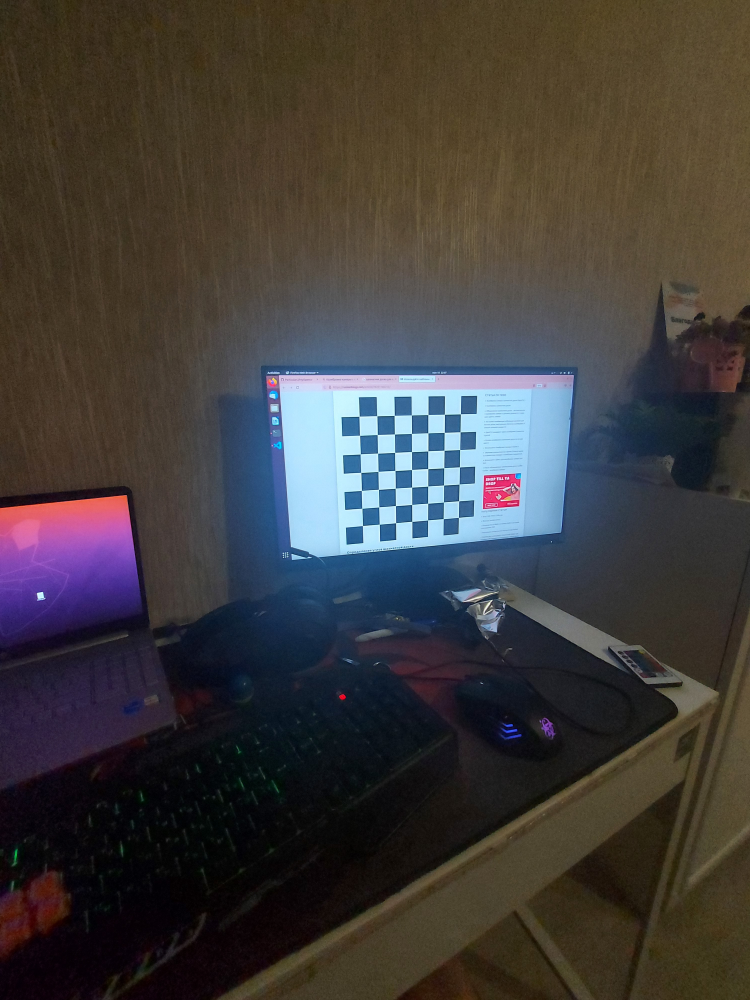
#> input picture calibh/20220510_220722.jpg, 3000 x 4000 px (shown at 1/4 size); its folder holds only this picture in this run
$ python calib.py
#> lines starting #> are read from the running program, lines starting #| are printed output that depends on the picture; long printed decimals are rounded
import cv2
import numpy as np
import os
import glob

# Определение размеров шахматной доски
CHECKERBOARD = (7,7)
criteria = (cv2.TERM_CRITERIA_EPS + cv2.TERM_CRITERIA_MAX_ITER, 30, 0.001)

# Создание вектора для хранения векторов трехмерных точек для каждого изображения шахматной доски
objpoints = []
# Создание вектора для хранения векторов 2D точек для каждого изображения шахматной доски
imgpoints = []


# Определение мировых координат для 3D точек
objp = np.zeros((1, CHECKERBOARD[0] * CHECKERBOARD[1], 3), np.float32)
objp[0,:,:2] = np.mgrid[0:CHECKERBOARD[0], 0:CHECKERBOARD[1]].T.reshape(-1, 2)
prev_img_shape = None

# Извлечение пути отдельного изображения, хранящегося в данном каталоге
images = glob.glob('./calibh/*.jpg')
for fname in images:
    img = cv2.imread(fname)
#> img is the input picture: shape (4000, 3000, 3); mean B, G, R 59.2, 60.4, 64.2
    gray = cv2.cvtColor(img,cv2.COLOR_BGR2GRAY)
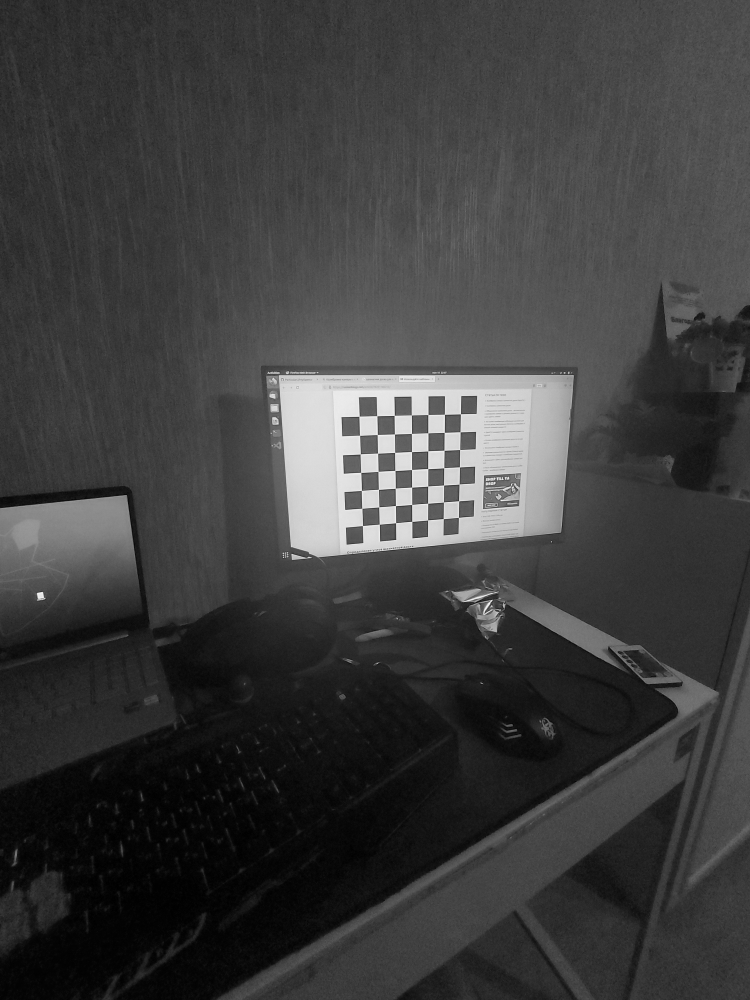
#> gray: shape (4000, 3000) (shown at 1/4 size); min 0, max 254, mean 61.4
    # Найти углы шахматной доски
    # Если на изображении найдено нужное количество углов, тогда ret = true
    ret, corners = cv2.findChessboardCorners(gray, CHECKERBOARD, cv2.CALIB_CB_ADAPTIVE_THRESH + cv2.CALIB_CB_FAST_CHECK + cv2.CALIB_CB_NORMALIZE_IMAGE)
#> ret = True; corners = 49 rows, first 8: [1843.3, 1656.7], [1841.6, 1728.7], [1840.5, 1799.4], [1839.2, 1869.3], [1837.7, 1937.4], [1836.4, 2004.8], [1835.2, 2070.7], [1778.8, 1658.4]

    """
    Если желаемый номер угла обнаружен,
    уточняем координаты пикселей и отображаем
    их на изображениях шахматной доски
    """
    if ret == True:
        objpoints.append(objp)
        # уточнение координат пикселей для заданных 2d точек.
        corners2 = cv2.cornerSubPix(gray, corners, (11,11),(-1,-1), criteria)
#> corners2 = 49 rows, first 8: [1843.2, 1656.9], [1841.7, 1728.9], [1840.4, 1799.5], [1839.3, 1869.2], [1837.8, 1937.5], [1836.4, 2004.7], [1835.2, 2070.7], [1778.9, 1658.4]

        imgpoints.append(corners2)

        # Нарисовать и отобразить углы
        img = cv2.drawChessboardCorners(img, CHECKERBOARD, corners2, ret)

    cv2.imshow('img',img)
    cv2.waitKey(0)

cv2.destroyAllWindows()

h,w = img.shape[:2]
#> h = 4000; w = 3000

"""
Выполнение калибровки камеры с помощью
Передача значения известных трехмерных точек (объектов)
и соответствующие пиксельные координаты
обнаруженные углы (imgpoints)
"""
ret, mtx, dist, rvecs, tvecs = cv2.calibrateCamera(objpoints, imgpoints, gray.shape[::-1], None, None)
#> ret = 0.142; mtx = [[1581.6, 0, 1492.3], [0, 1622.7, 2055.6], [0, 0, 1]]; dist = [[-0.0952, 0.47, -0.00154, 0.0056, -0.878]]; rvecs = ([-0.0202, -0.346, 1.51],); tvecs = ([5.08, -5.64, 22.89],)

print("Camera matrix : \n")
print(mtx)
#| [[1.58162276e+03 0.00000000e+00 1.49228745e+03]
#|  [0.00000000e+00 1.62274260e+03 2.05560962e+03]
#|  [0.00000000e+00 0.00000000e+00 1.00000000e+00]]
print("dist : \n")
print(dist)
#| [[-0.09517  0.4697 -0.001538  0.005597 -0.8779]]
print("rvecs : \n")
print(rvecs)
#| (array([[-0.02015],
#|        [-0.3463],
#|        [ 1.505]]),)
print("tvecs : \n")
print(tvecs)
#| (array([[ 5.080],
#|        [-5.636],
#|        [22.893]]),)

$ run again, on calibh/20220510_220737.jpg
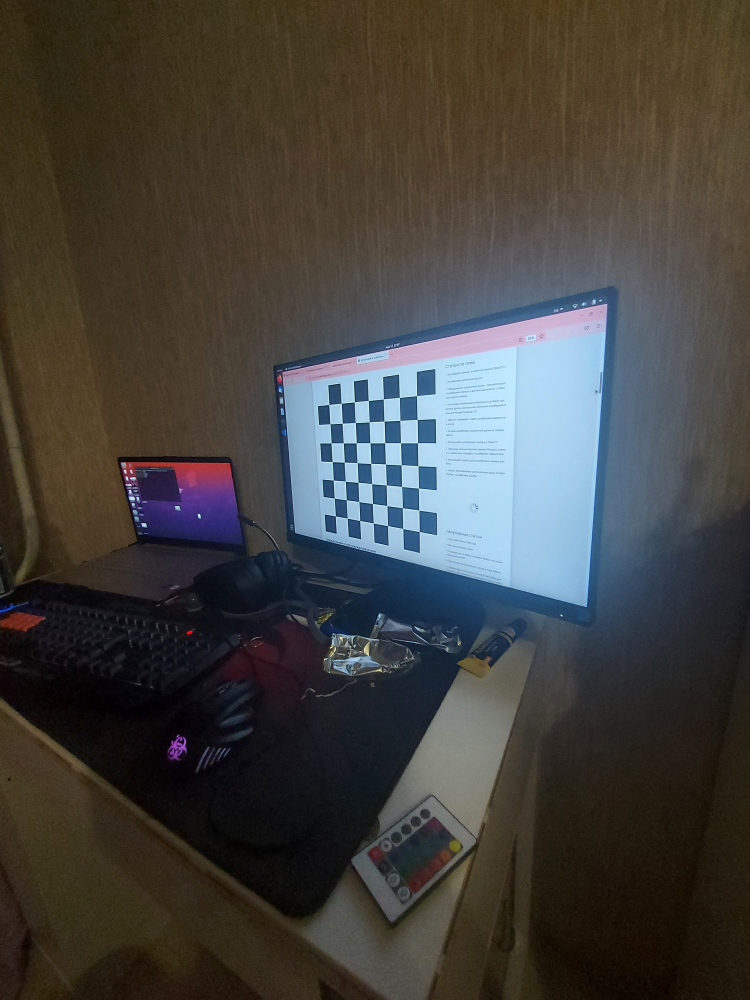
#> input picture calibh/20220510_220737.jpg, 3000 x 4000 px (shown at 1/4 size)
#> img is the input picture: shape (4000, 3000, 3); mean B, G, R 61.7, 65.3, 67.3
#> `gray = cv2.cvtColor(img,cv2.COLOR_BGR2GRAY)`:
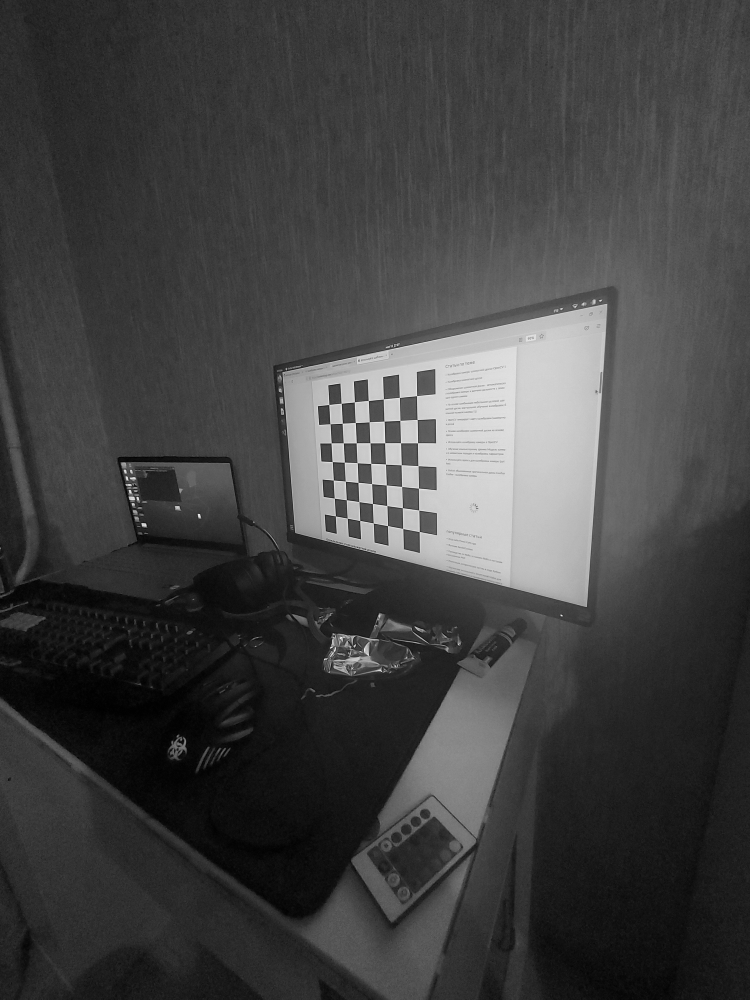
#> gray: shape (4000, 3000) (shown at 1/4 size); min 0, max 254, mean 65.5
#> `ret, corners = cv2.findChessboardCorners(gray, CHECKERBOARD, cv2.CALIB..`: ret = True; corners = 49 rows, first 8: [1667.9, 1583.9], [1670, 1679.5], [1671.7, 1772.8], [1673.6, 1864.2], [1675.1, 1953.8], [1676.5, 2041.5], [1678.3, 2127.6], [1599.1, 1591.2]
#> corners2 = 49 rows, first 8: [1668, 1584], [1670, 1679.6], [1671.8, 1772.9], [1673.5, 1864.3], [1675.1, 1953.7], [1676.5, 2041.7], [1678.3, 2127.5], [1598.9, 1591.1]
#> `ret, mtx, dist, rvecs, tvecs = cv2.calibrateCamera(objpoints, imgpoint..`: ret = 0.121; mtx = [[1499.1, 0, 1509.7], [0, 1603.1, 2025.4], [0, 0, 1]]; dist = [[-0.101, 0.823, 0.00326, -0.00281, -1.5]]; rvecs = ([0.728, 0.405, 1.52],); tvecs = ([1.81, -4.72, 17.01],)
#| [[1.49906489e+03 0.00000000e+00 1.50973002e+03]
#|  [0.00000000e+00 1.60307427e+03 2.02542882e+03]
#|  [0.00000000e+00 0.00000000e+00 1.00000000e+00]]
#| [[-0.1008  0.8225  0.00326 -0.002811 -1.498]]
#| (array([[0.7281],
#|        [0.4054],
#|        [1.524]]),)
#| (array([[ 1.812],
#|        [-4.716],
#|        [17.010]]),)

$ run again, on calibh/20220510_220726.jpg
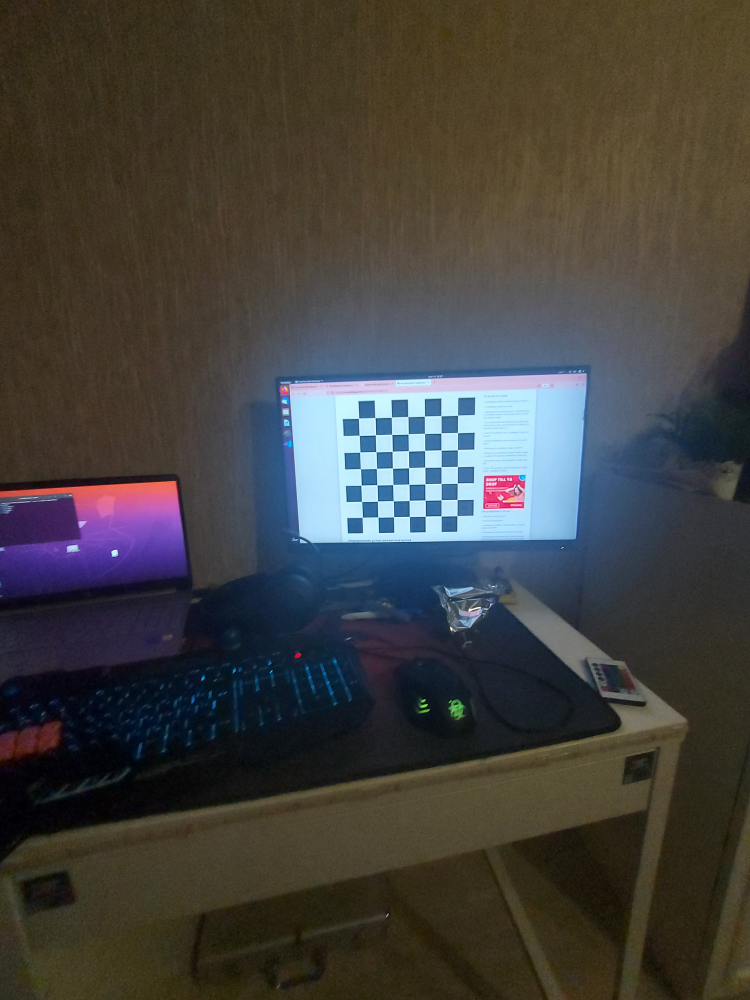
#> input picture calibh/20220510_220726.jpg, 3000 x 4000 px (shown at 1/4 size)
#> img is the input picture: shape (4000, 3000, 3); mean B, G, R 61.9, 65, 66.6
#> `gray = cv2.cvtColor(img,cv2.COLOR_BGR2GRAY)`:
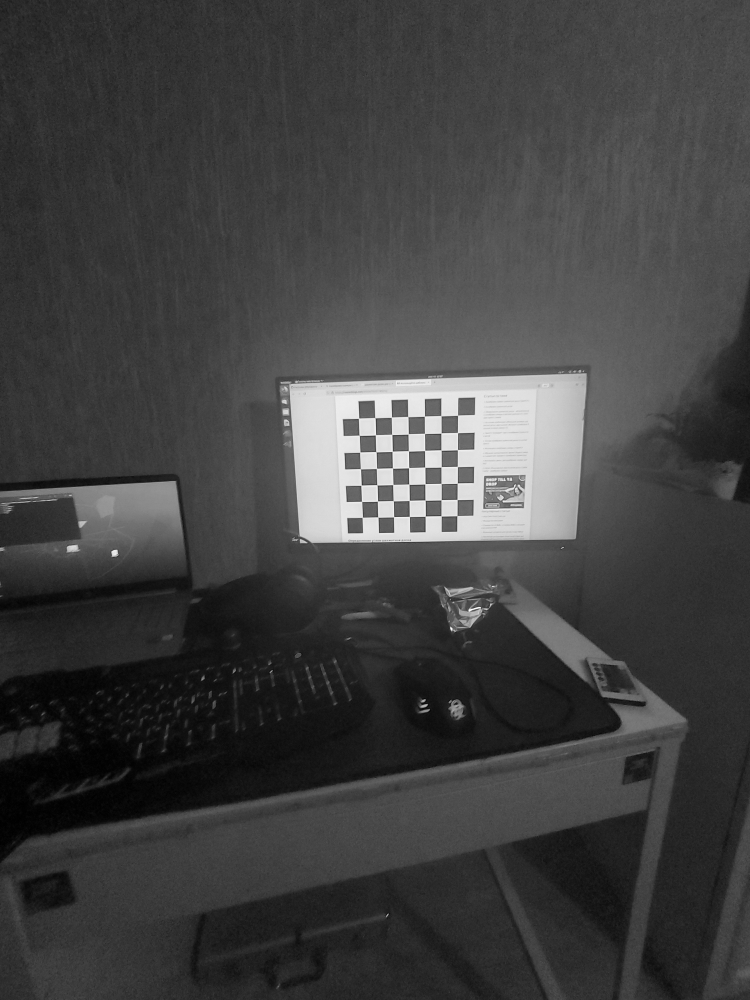
#> gray: shape (4000, 3000) (shown at 1/4 size); min 0, max 254, mean 65.1
#> `ret, corners = cv2.findChessboardCorners(gray, CHECKERBOARD, cv2.CALIB..`: ret = True; corners = 49 rows, first 8: [1831.5, 1662.5], [1831, 1732.5], [1831, 1800], [1831, 1867.5], [1830.5, 1934], [1829.5, 1999.5], [1829, 2063.5], [1765.5, 1663.5]
#> corners2 = 49 rows, first 8: [1831.9, 1662.7], [1831.6, 1732], [1831.1, 1800.4], [1830.7, 1867.5], [1830.3, 1934], [1829.8, 1999.4], [1829.4, 2063.9], [1765.4, 1664.7]
#> `ret, mtx, dist, rvecs, tvecs = cv2.calibrateCamera(objpoints, imgpoint..`: ret = 0.145; mtx = [[1953.2, 0, 1472.3], [0, 2037.1, 2035.5], [0, 0, 1]]; dist = [[-0.103, 0.515, 0.00225, -0.000161, 1.4]]; rvecs = ([0.237, -0.133, 1.54],); tvecs = ([5.43, -5.4, 29.35],)
#| [[1.95319630e+03 0.00000000e+00 1.47230185e+03]
#|  [0.00000000e+00 2.03710774e+03 2.03545310e+03]
#|  [0.00000000e+00 0.00000000e+00 1.00000000e+00]]
#| [[-1.03264848e-01  5.15253775e-01  2.24961308e-03 -1.61108162e-04
#|    1.39974137e+00]]
#| (array([[ 0.2369 ],
#|        [-0.1329 ],
#|        [ 1.536]]),)
#| (array([[ 5.433],
#|        [-5.403 ],
#|        [29.354]]),)

$ run again, on calibh/20220510_220730.jpg
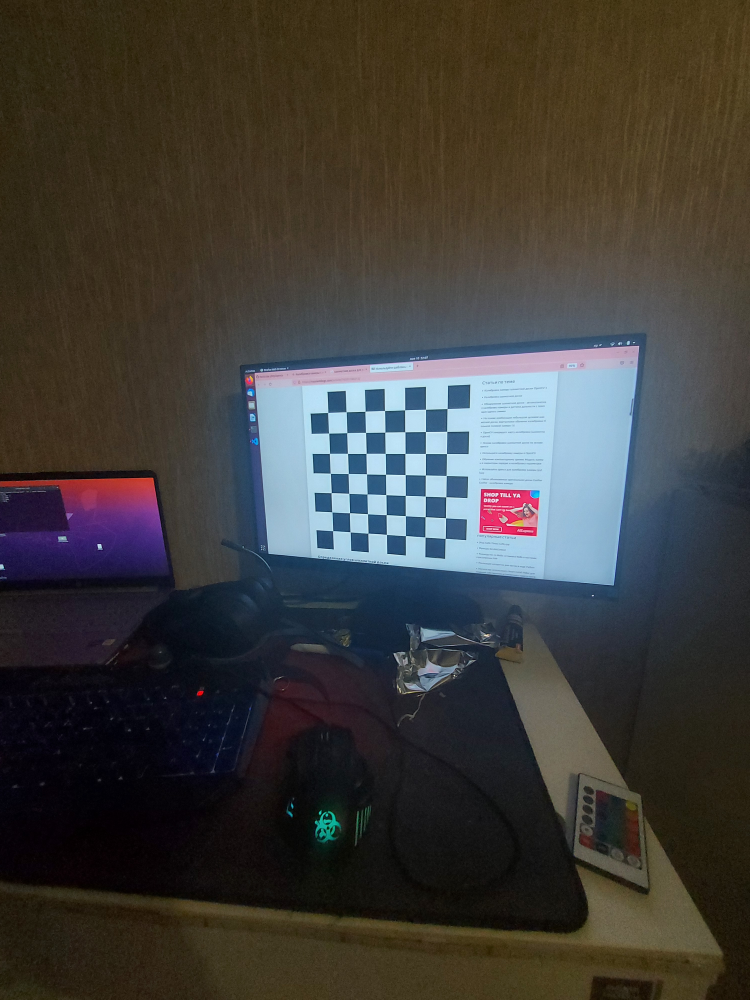
#> input picture calibh/20220510_220730.jpg, 3000 x 4000 px (shown at 1/4 size)
#> img is the input picture: shape (4000, 3000, 3); mean B, G, R 57.7, 60.9, 62.9
#> `gray = cv2.cvtColor(img,cv2.COLOR_BGR2GRAY)`:
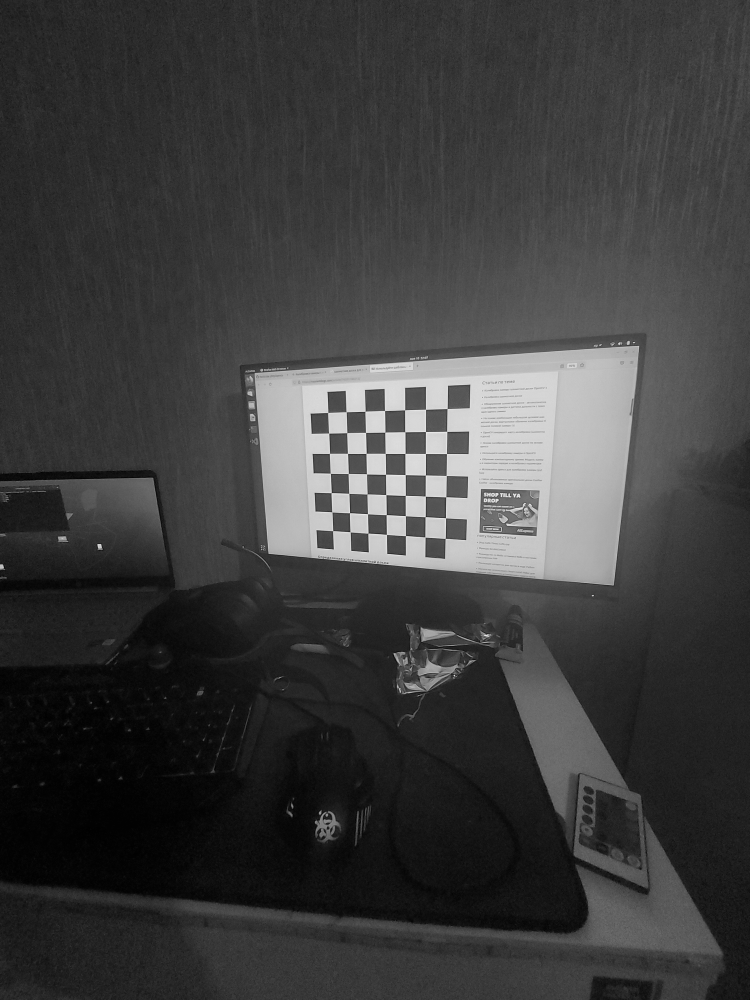
#> gray: shape (4000, 3000) (shown at 1/4 size); min 0, max 252, mean 61.2
#> `ret, corners = cv2.findChessboardCorners(gray, CHECKERBOARD, cv2.CALIB..`: ret = True; corners = 49 rows, first 8: [1789.7, 1635.7], [1788.9, 1726.9], [1787.4, 1815.9], [1785.8, 1903.1], [1784.8, 1988.7], [1783.5, 2072.6], [1782.7, 2154.5], [1704, 1638.7]
#> corners2 = 49 rows, first 8: [1789.8, 1635.6], [1788.6, 1726.8], [1787.4, 1815.8], [1786.3, 1903.6], [1784.8, 1988.8], [1783.4, 2072.7], [1782.2, 2154.7], [1703.8, 1638.5]
#> `ret, mtx, dist, rvecs, tvecs = cv2.calibrateCamera(objpoints, imgpoint..`: ret = 0.13; mtx = [[1424.7, 0, 1513.1], [0, 1479.1, 1995.5], [0, 0, 1]]; dist = [[-0.0347, -0.209, 0.00332, -0.00334, 3.8]]; rvecs = ([0.378, 0.0822, 1.56],); tvecs = ([3.2, -4.01, 16.37],)
#| [[1.42472014e+03 0.00000000e+00 1.51308318e+03]
#|  [0.00000000e+00 1.47908305e+03 1.99549410e+03]
#|  [0.00000000e+00 0.00000000e+00 1.00000000e+00]]
#| [[-3.47470817e-02 -2.08923954e-01  3.31728718e-03 -3.34430403e-03
#|    3.79506285e+00]]
#| (array([[0.3784],
#|        [0.08218],
#|        [1.562]]),)
#| (array([[ 3.201],
#|        [-4.009],
#|        [16.374]]),)

$ run again, on calibh/20220510_220734.jpg
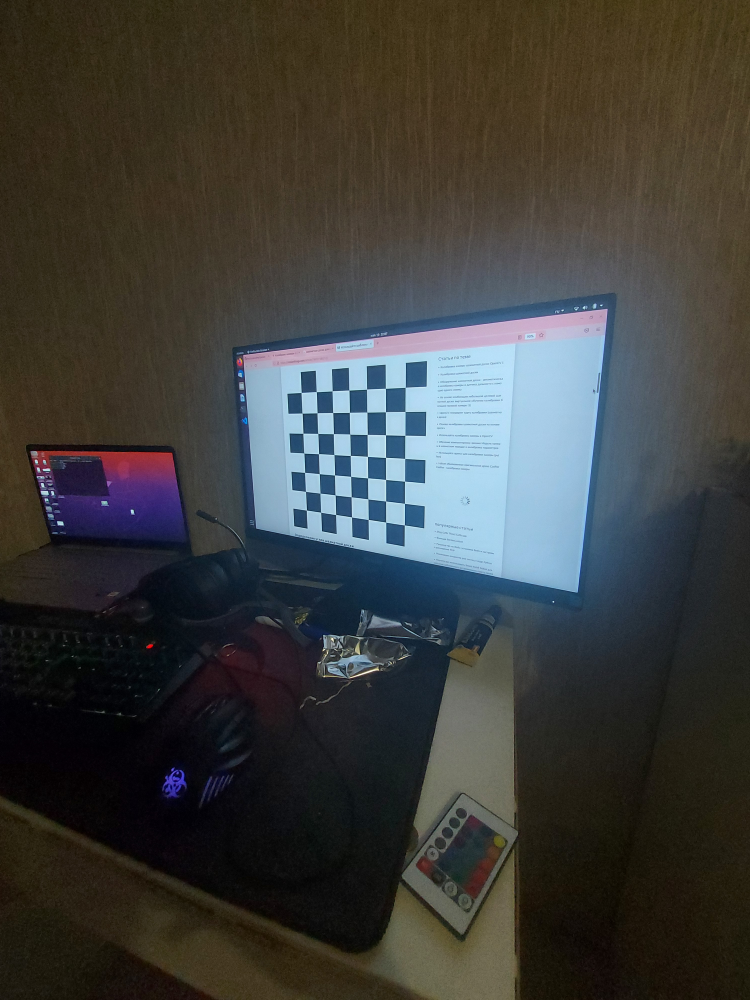
#> input picture calibh/20220510_220734.jpg, 3000 x 4000 px (shown at 1/4 size)
#> img is the input picture: shape (4000, 3000, 3); mean B, G, R 59.2, 61.8, 61.2
#> `gray = cv2.cvtColor(img,cv2.COLOR_BGR2GRAY)`:
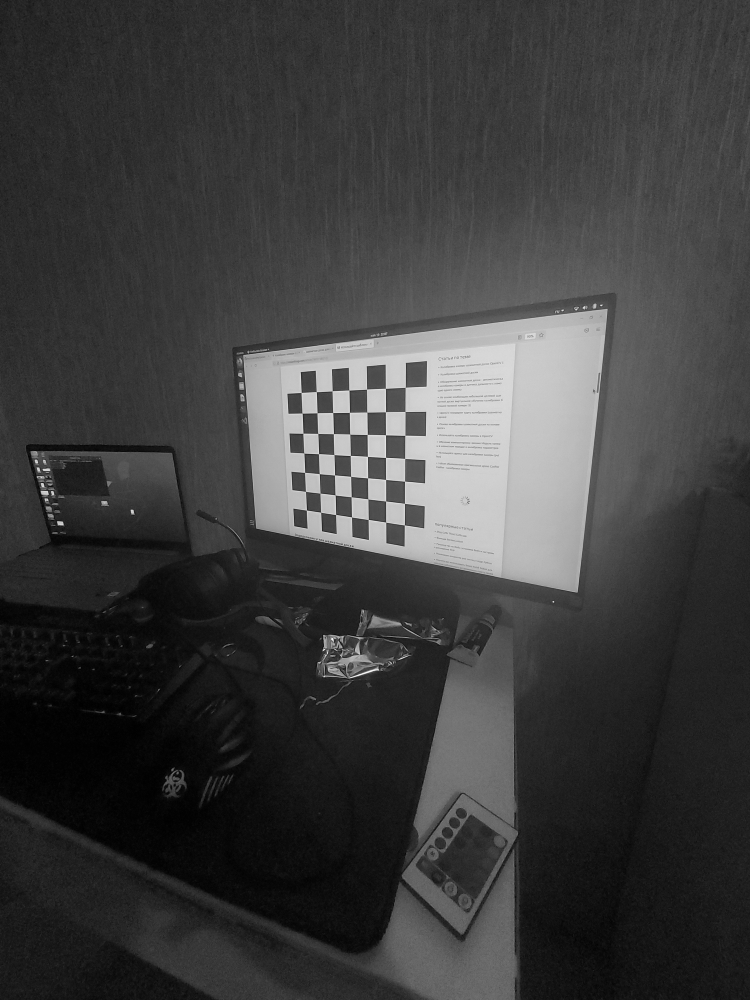
#> gray: shape (4000, 3000) (shown at 1/4 size); min 0, max 254, mean 61.3
#> `ret, corners = cv2.findChessboardCorners(gray, CHECKERBOARD, cv2.CALIB..`: ret = True; corners = 49 rows, first 8: [1622.5, 1550.3], [1621.8, 1647.9], [1621.6, 1742.2], [1620.7, 1835.3], [1620, 1925.9], [1619.5, 2014.7], [1619.1, 2101.3], [1542.9, 1554.6]
#> corners2 = 49 rows, first 8: [1622.3, 1550.5], [1621.7, 1647.9], [1621.4, 1742.4], [1620.7, 1835.4], [1620.2, 1925.8], [1619.5, 2014.6], [1618.9, 2101.2], [1542.7, 1554.5]
#> `ret, mtx, dist, rvecs, tvecs = cv2.calibrateCamera(objpoints, imgpoint..`: ret = 0.154; mtx = [[1575.6, 0, 1488.9], [0, 1633.1, 2017.9], [0, 0, 1]]; dist = [[-0.129, 1.11, -0.00103, -0.00279, -3.34]]; rvecs = ([0.605, 0.27, 1.57],); tvecs = ([1.46, -4.92, 17.12],)
#| [[1.57560845e+03 0.00000000e+00 1.48888015e+03]
#|  [0.00000000e+00 1.63307542e+03 2.01791904e+03]
#|  [0.00000000e+00 0.00000000e+00 1.00000000e+00]]
#| [[-1.28687673e-01  1.10576508e+00 -1.03176839e-03 -2.78852687e-03
#|   -3.34164619e+00]]
#| (array([[0.6052],
#|        [0.2703],
#|        [1.570]]),)
#| (array([[ 1.461],
#|        [-4.922],
#|        [17.116]]),)
